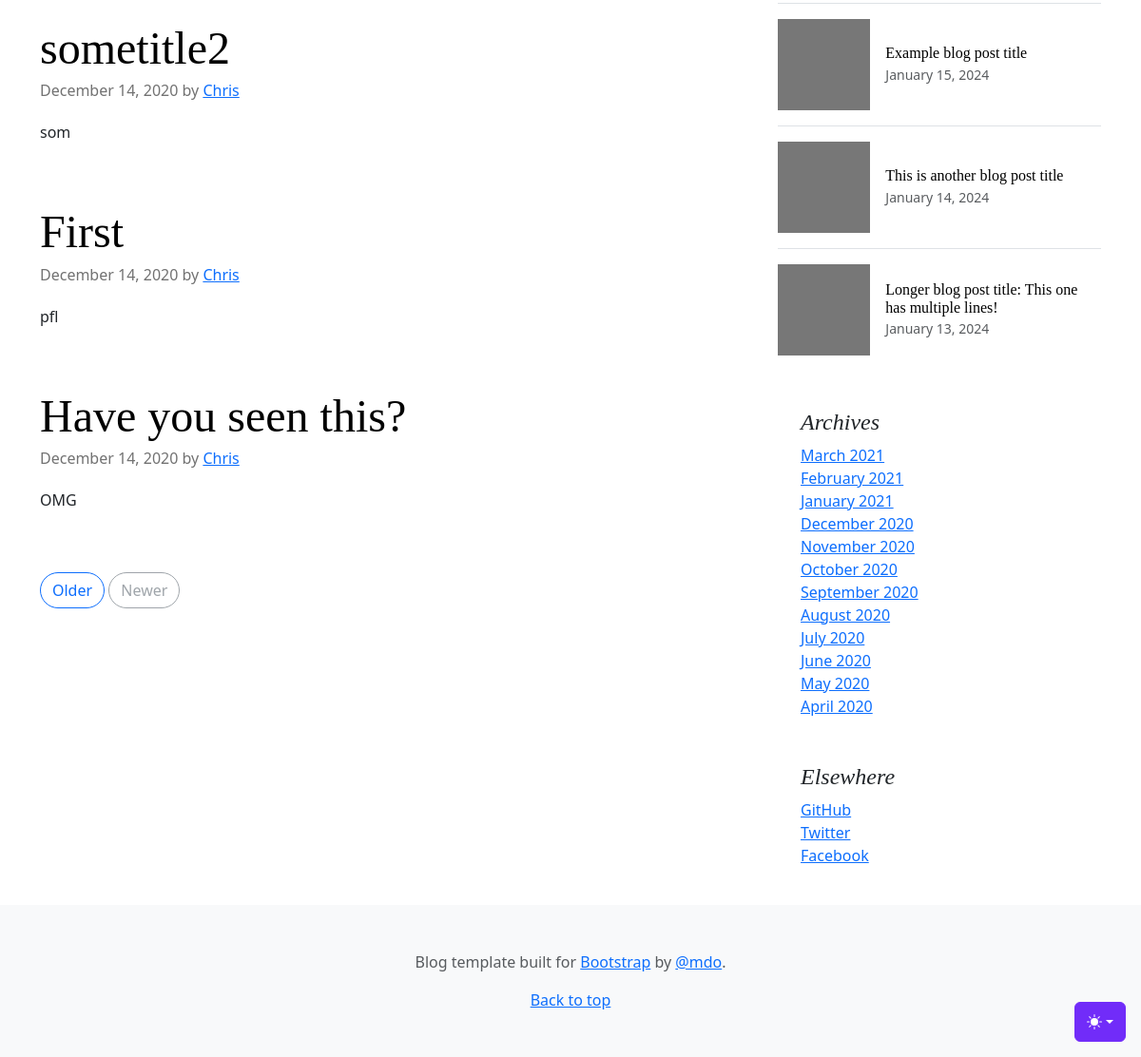
Before: / (lower part) with the older database file.
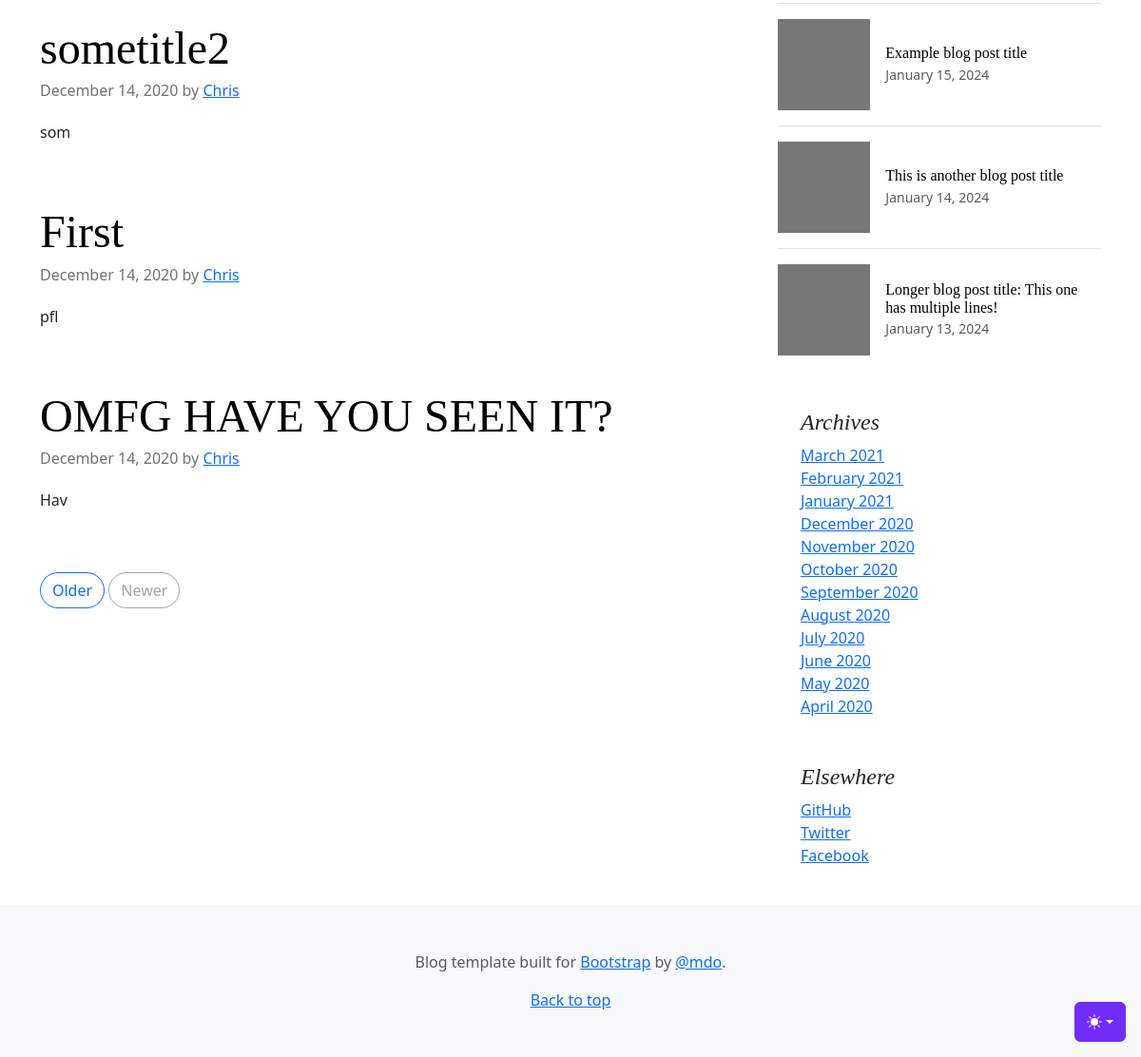
After: the same page with the newer database file.
### tables this page shows
CREATE TABLE "posts"
(
    id         integer
        constraint posts_pk
            primary key autoincrement,
    title      text not null,
    body       text not null,
    created_at DATETIME default current_timestamp,
    updated_at datetime default current_date
);

### src/DB.php (called while the page is built, shortened)
<?php
class DB
{
    private $conn;
    public function __construct()
    {
        try {
            $this->conn = new PDO('sqlite:' . __DIR__ . '/../db.sqlite');
            $this->conn->setAttribute(PDO::ATTR_ERRMODE, PDO::ERRMODE_EXCEPTION);
        } catch (PDOException $e) {
            echo "Connection failed: " . $e->getMessage();
        }
    }
    public function all($table, $class)
    {
        $stmt = $this->conn->prepare("SELECT * FROM $table");
        $stmt->execute();
        $stmt->setFetchMode(PDO::FETCH_CLASS, $class);
        return $stmt->fetchAll();
    }
}

### src/Models/Model.php (called while the page is built, shortened)
<?php
class Model {
    public static $table;
    public static function all(){
        $db = new DB();
        return $db->all(static::$table, static::class);
    }
}

### src/Controllers/PublicController.php (called while the page is built, shortened)
<?php
class PublicController
{
    public function index()
    {
        $posts = Post::all();
        view('index', compact('posts'));
    }
}

### helpers.php (called while the page is built, shortened)
<?php
function view($viewName, $vars=[]){
    extract($vars);
    include __DIR__ . "/views/$viewName.php";
}

### src/Models/Post.php (called while the page is built, shortened)
<?php
class Post extends Model {
    public $body;
    public function snippet() {
        return substr($this->body, 0, 3);
    }
}

### views/partials/posts.php (the view, shortened to what this page needs)
<?php foreach($posts as $post): ?>
    <article class="blog-post">
        <h2 class="display-5 link-body-emphasis mb-1"><?=$post->title?></h2>
        <p class="blog-post-meta">December 14, 2020 by <a href="#">Chris</a></p>
        <p><?=$post->snippet()?></p>
    </article>
<?php endforeach; ?>
<nav class="blog-pagination" aria-label="Pagination">
    <a class="btn btn-outline-primary rounded-pill" href="#">Older</a>
    <a class="btn btn-outline-secondary rounded-pill disabled" aria-disabled="true">Newer</a>
</nav>

Changed rows visible on the page:
removed posts: title "Have you seen this?", body "OMG"
added posts: title "OMFG HAVE YOU SEEN IT?", body "Hav"
